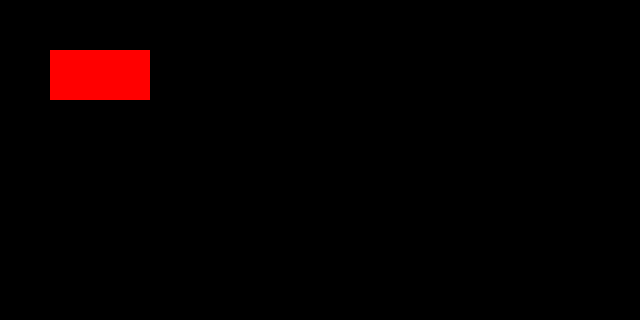
Frame 1 (no input)
Frame 60 (the mouse pressed at the canvas centre just before this capture): identical to frame 1, image omitted
Frame 120 (the mouse held since frame 60 and released just before this capture): identical to frame 1, image omitted

The Processing sketch that drew this single still picture (run headless with seeded random() and noise(); from frame 60 on, the mouse is pressed at the canvas centre):

// Processing sketch: Butt_on
// ── Butt_on.pde
Button butt = new Button(50, 50, 100, 50);

void setup() {
  size(640, 320);
    background(0);
}

void draw() {

  butt.display();
}

void mousePressed() {
  butt.touch();
}

// ── Button.pde
class Button {
  float x;
  float y;
  float w;
  float h;
  boolean on;

  Button(float _x, float _y, float _w, float _h) {
    x = _x;
    y = _y;
    w = _w;
    h = _h;
    on = false;
  }

  void display() {
    noStroke();
    fill(255, 0, 0);
    rect(x, y, w, h);
  }

  void touch() {
    if (on) {
      background(255);
    } else {
      background(0);
    }

    if (mouseX > x && mouseX < x+w && mouseY > y && mouseY < y+h) {
      on = !on;
    }
  }

}
